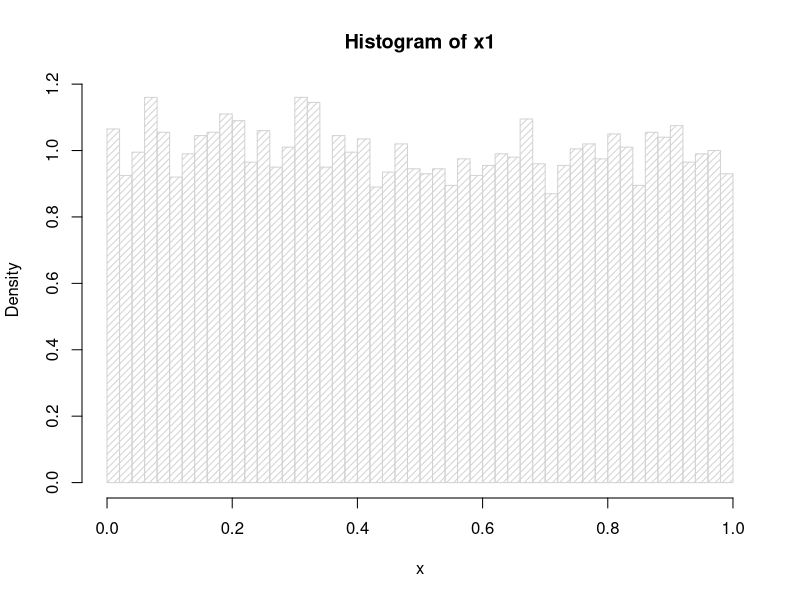
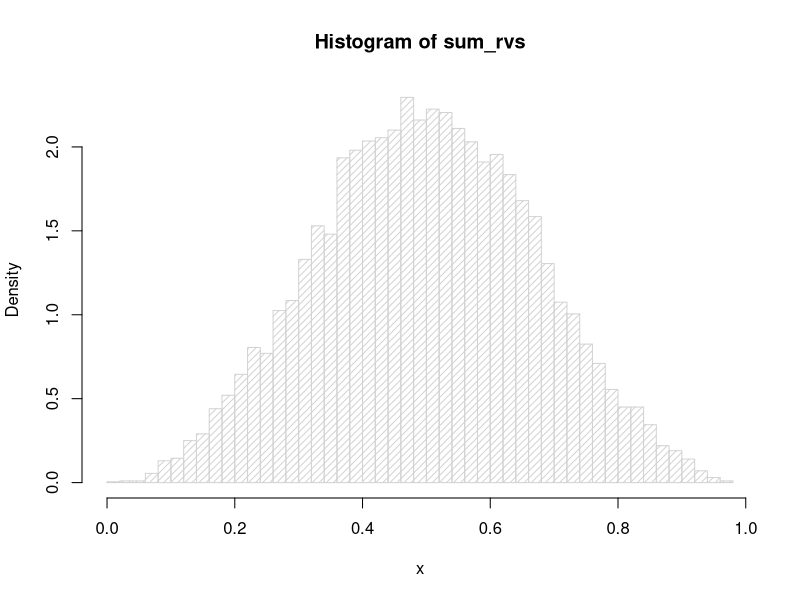
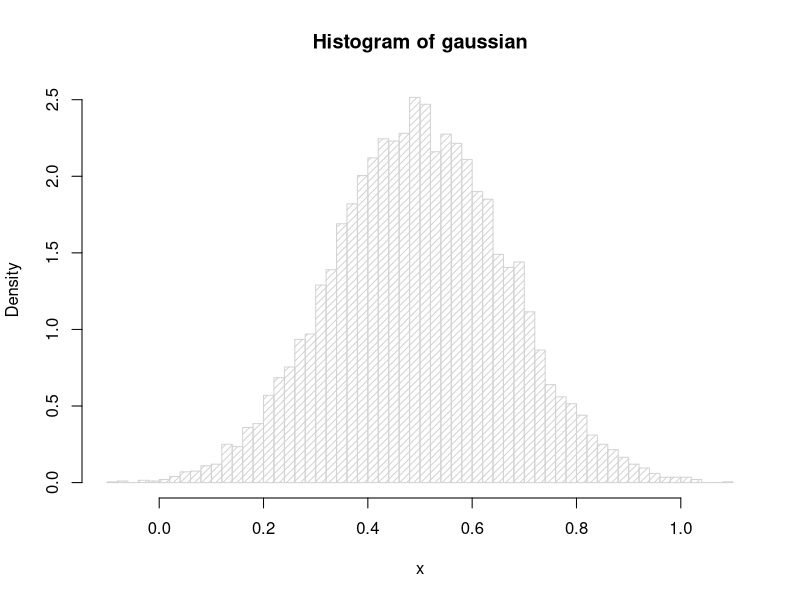
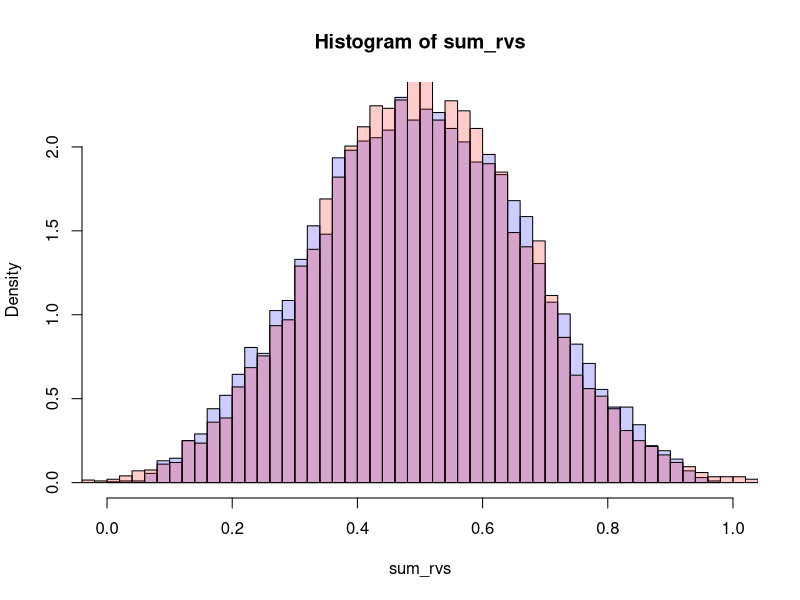
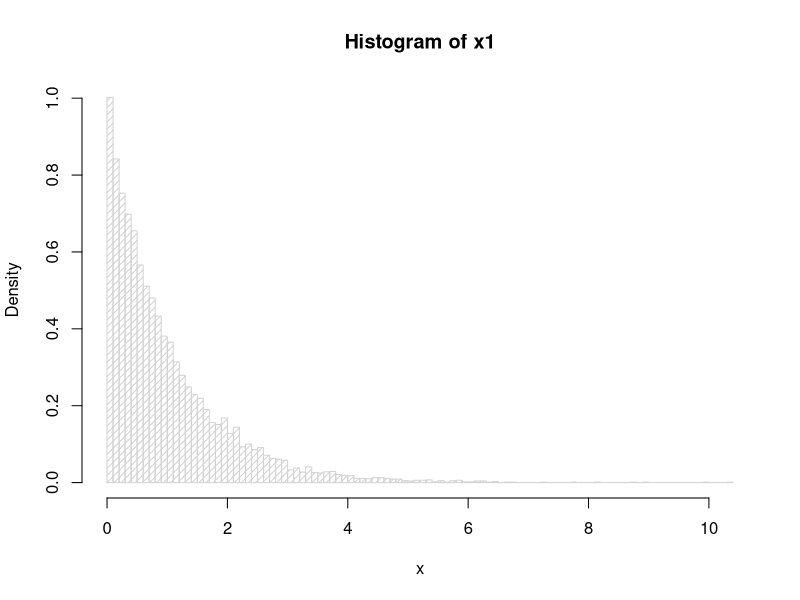
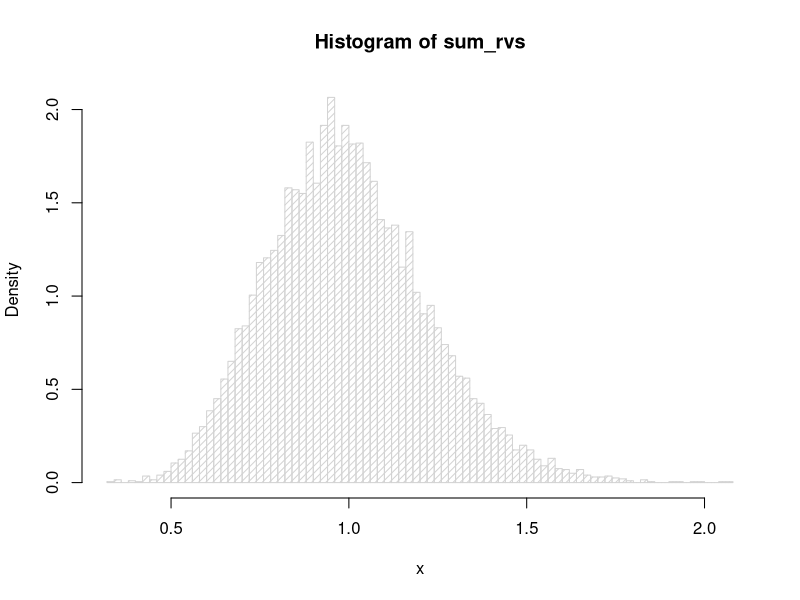
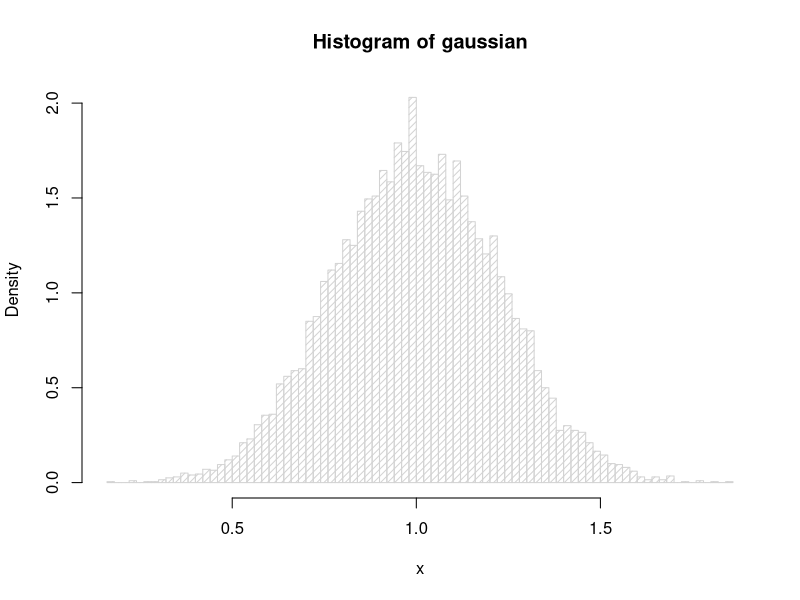
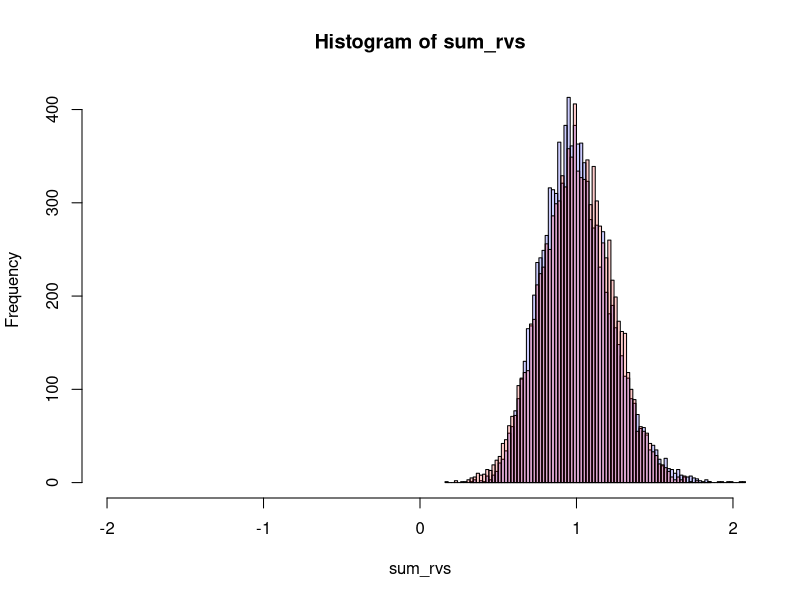

Write R code to recreate these figures, in order.
## ---- chunk 1
# set.seed(1)
n_sample = 10000
n_vector = 3
x1 = runif(n_sample)
rvs = runif(n_sample * n_vector)
dim(rvs) = c(n_sample, n_vector)
sum_rvs = apply(rvs, 1, mean)
mean = 0.5
sd = sqrt(1/12)/sqrt(n_vector)
p0 = hist(x1, xlab = 'x', freq=FALSE, density = 20, nclass = 40, prob = TRUE)
p1 = hist(sum_rvs, xlab = 'x', freq=FALSE, density = 20, nclass = 40, prob = TRUE)
gaussian = rnorm(n_sample, mean=mean, sd= sd)
p2 = hist(gaussian, xlab = 'x', freq=FALSE, density = 20, nclass = 80, prob = TRUE)
plot(p1, col=rgb(0,0,1,1/5), xlim=c(0,1), freq = FALSE)
plot(p2, col=rgb(1,0,0,1/5), xlim=c(0,1), freq = FALSE, add = T)  # second
# rvs = append(rvs, runif(n_sample))


## ---- chunk 2
n_sample = 10000
n_vector = 20
lambda = 1
x1 = rexp(n_sample, lambda)
rvs = rexp(n_sample * n_vector, lambda)
dim(rvs) = c(n_sample, n_vector)
sum_rvs = apply(rvs, 1, mean)
mean = 1/lambda
sd = 1/lambda/sqrt(n_vector)
mean = mean
p0 = hist(x1, xlab = 'x', freq=FALSE, density = 20, nclass = 80, prob = TRUE)
p1 = hist(sum_rvs, xlab = 'x', density = 20, nclass = 80, prob = TRUE)
gaussian = rnorm(n_sample, mean=mean, sd= sd)
p2 = hist(gaussian, xlab = 'x', density = 20, nclass = 80, prob = TRUE)
plot(p1, col=rgb(0,0,1,1/5), xlim=c(-2,2))
plot(p2, col=rgb(1,0,0,1/5), xlim=c(-2,2), add = T)  # second


## ---- chunk 3
a1 = 1;
g1 <- function(u) {
  return (tanh(a1 * u))
}
g1_prime <- function(u) {
  return (a1 * 1-tanh(a1 * u)^2)
}
g2 <- function(u){
  return (u * exp(-u*u/2))
}
g2_prime <- function(u) {
  return (exp(u^2/2) + u^2*exp(u^2/2))
}

## ---- chunk 4
t = seq(0, 50, 0.001)

# generate s1
s1 = sin(t)
plot(t, s1)
## ---- chunk 5
s2_func <- function(t1) {
  t1= t1 / 10
  tmp = t1 - floor(t1)
  if (tmp <= 0.8) {
    return(tmp)
  }
  else {
    return (0.8 * (1-tmp)/0.2)
  }
}
# s2 = t - floor(t)
# s2= s2_func(t)
s2 = unlist((lapply(t, s2_func)))
plot(t, s2)
## ---- chunk 6
A = c(1, 0.1, 0.01, 1)
dim(A) = c(2,2)
x1 = A[1,1] * s1 + A[1,2] * s2
x2 = A[2,1] * s1 + A[2,2] * s2
X = c(x1,x2)
dim(X) = c(length(t),2)
X = t(X)

# plot x1 and x2
plot(t, X[1,])
plot(t, X[2,])
## ---- chunk 7
# Remove mean
n = length(t)
X = X - apply(X, 1, mean)

# Whiten
C = 1/n * (X %*% t(X))
r = eigen(C)
E = r$vectors
D = diag(r$values)
rsqrt_D = diag(1/r$values)
x_tilda = E %*% rsqrt_D %*%t(E) %*% X

x = x_tilda

## ---- chunk 8

w = rnorm(2)
dim(w) = c(2,1)

for (i in 1:50) {
  w_tmp = 1/n * (x %*% t(g1(t(w) %*% x))) - mean(g1_prime(t(w) %*% x)) * w
  w = w_tmp / norm(w_tmp, type="2")
}

s1_bar = t(w) %*% x
plot(t, s1_bar)
